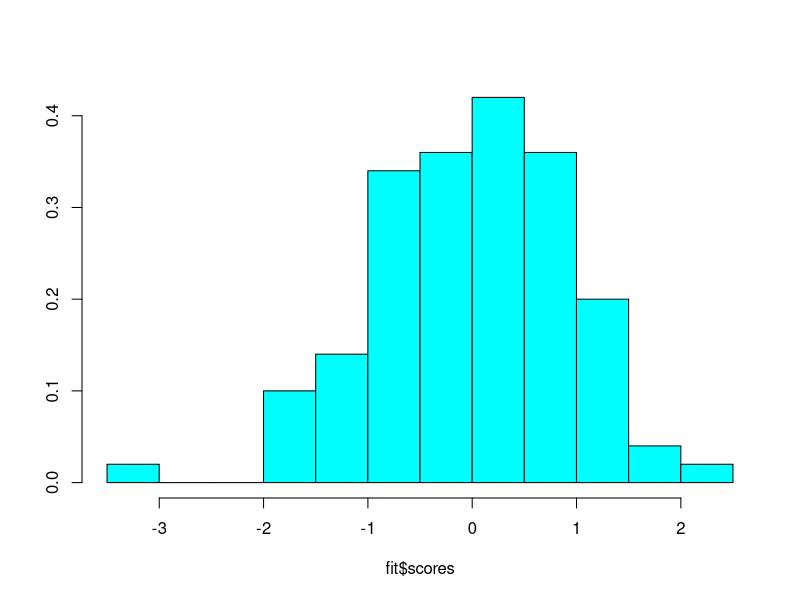
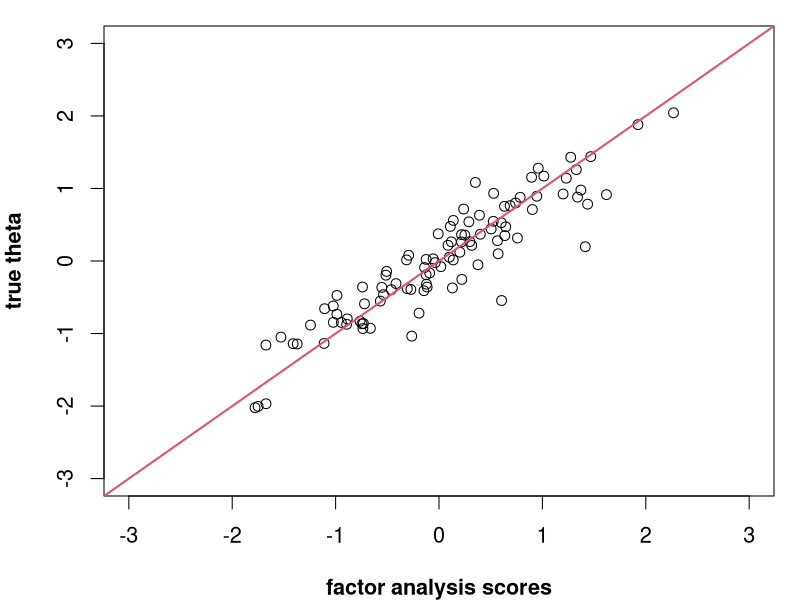
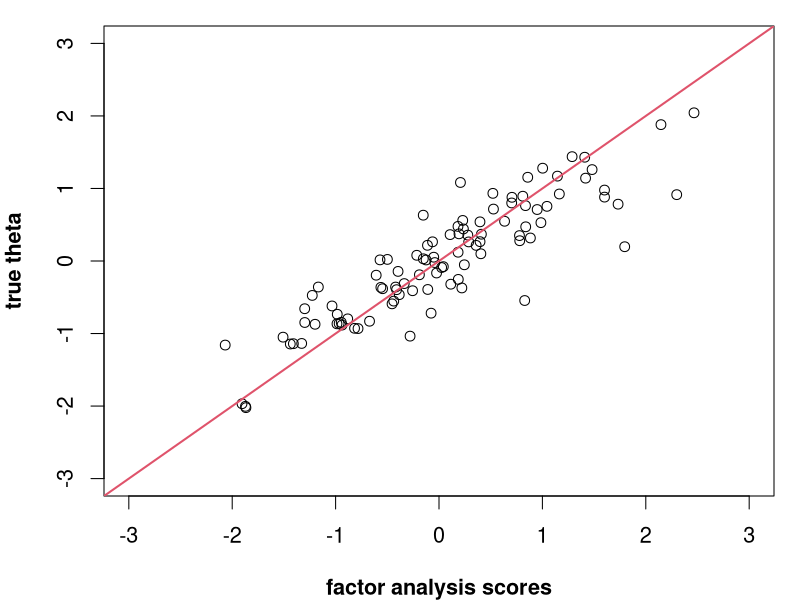
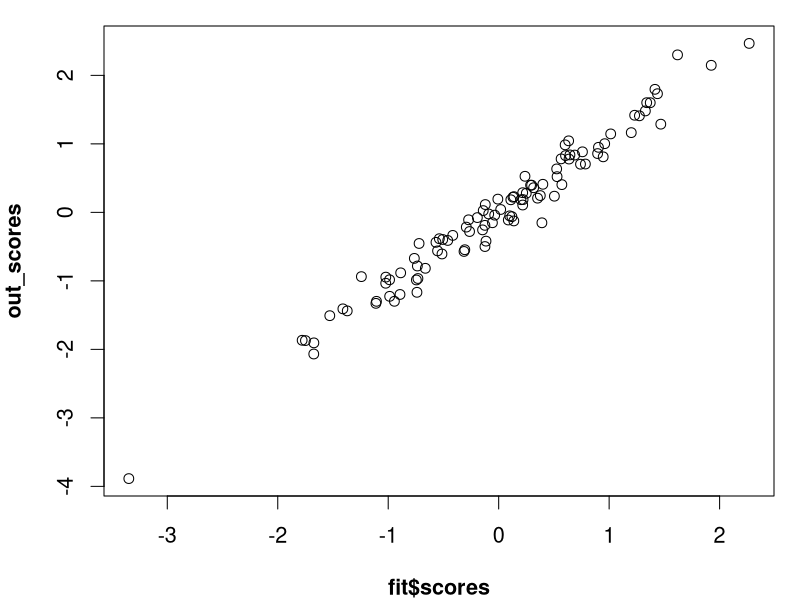
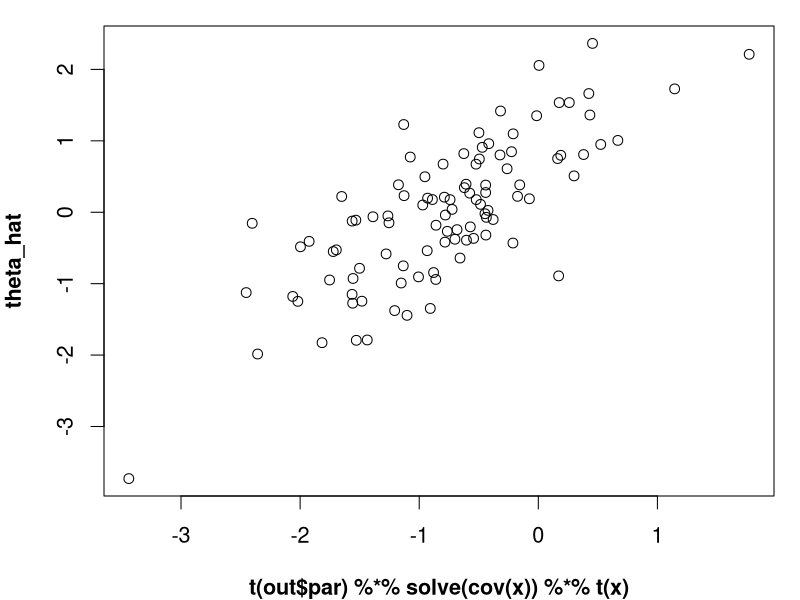
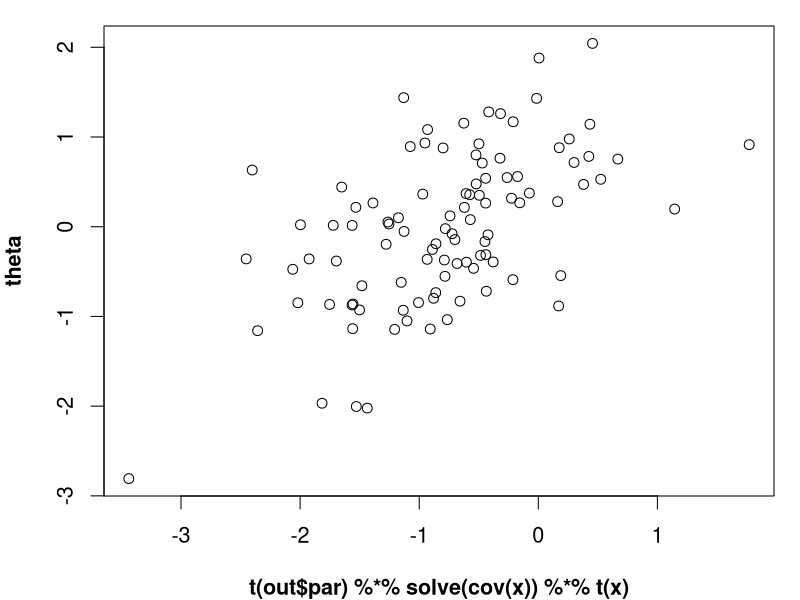
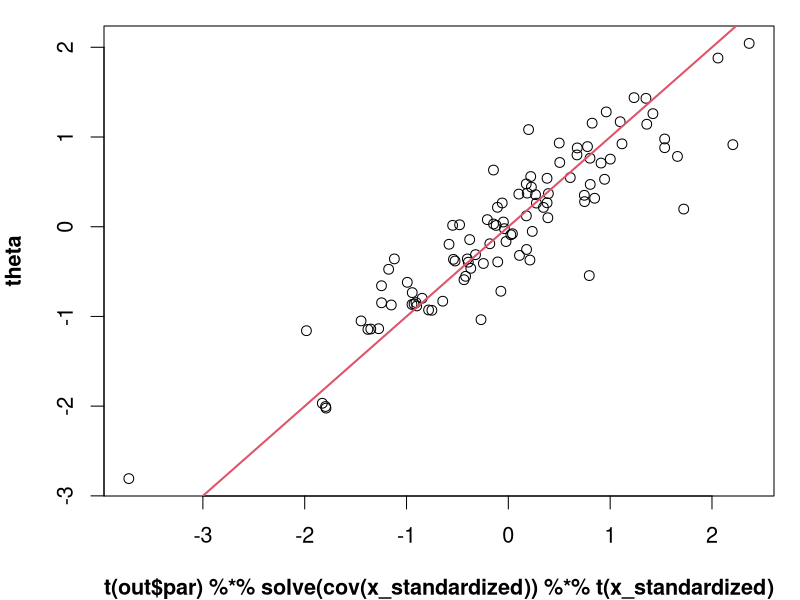
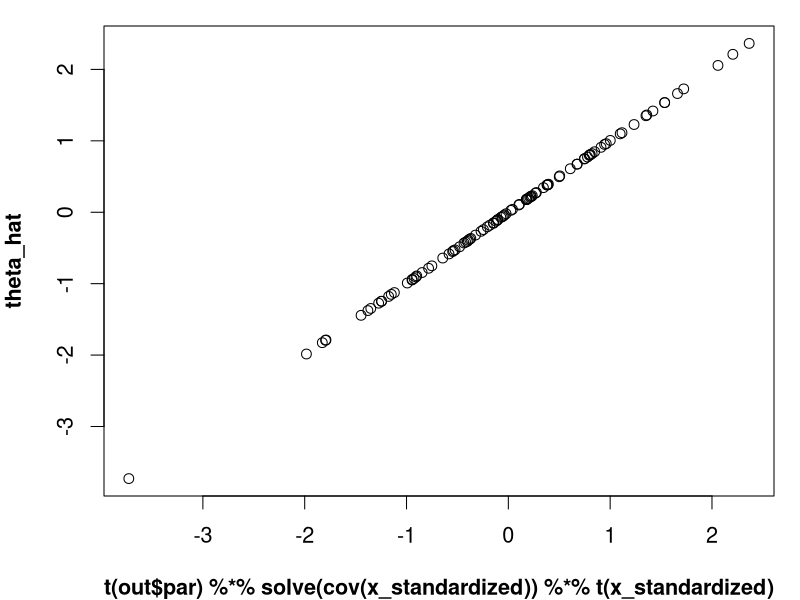

The R source for these figures, in order: (Note: this script raises an error after producing the figures.)
## R_Demo_Measurement_factor_analysis.R file
##########################################################################
## INSTRUCTOR: Christopher Fariss
## COURSE NAME: Programming and Simulation Methods for Computational Social Science (2W)
## University of Essex Summer School 2024
##
## Date: 2024-07-22
##
## Please e-mail me if you find any errors or have and suggestions (either email is fine)
## e-mail: cjf0006@gmail.com
## e-mail: cjfariss@umich.edu
##########################################################################
## Introduction to tutorial:
##
## For a factor a analysis model, there is a latent trait theta_i.
##
## The subscript i = 1,... ,N indicates multiple units. y_ik is the observed value for item k for unit i.
##
## For each observed item alpha_k and \beta_k are also estimated.
##
## alpha_k continues to act as "difficulty" parameters, or threshold that benchmarks how likely an indicator is to be observed relative to the values of the latent trait.
##
## In this formulation, this is analogous to an intercept in a traditional linear regression model.
##
## beta_k, often referred to as the "discrimination" parameters and is the analogue of a slope coefficient in a linear regression.
##
##########################################################################


rm(list=ls())

## load library
library(MASS) # load library with truehist function


n <- 100
theta <- rnorm(n,0,1)

## set parameters for each item
## alpha (the intercept) is the difficulty parameter or base-line probability of 1
## beta (the slope) is the discrimination parameter or the strength of the relationship
## between the estimated latent trait theta and the individual item

## item 1 is the most difficult and least informative item
alpha1 <- -1.000000
beta1 <- 1.000000

## item 2 is of medium difficulty relative to the two other items
## it is also the same level of informativeness as item1
alpha2 <- 0.000000
beta2 <- 1.000000

## item 3 is the least difficult item but is also the most informative
## these statements are each relative to the other items in the model
alpha3 <- 1.000000
beta3 <- 3.000000

## define k as the number of items
k <- 3

## linear terms of the item specific models f() that link the latent trait to the items
x1 <- alpha1 + beta1 * theta + rnorm(n)
x2 <- alpha2 + beta2 * theta + rnorm(n)
x3 <- alpha3 + beta3 * theta + rnorm(n)


## create matrix of observed items
x <- cbind(x1, x2, x3)

## fit linear factor model
fit <- factanal(x, factor=1, scores="regression")

fit

MASS::truehist(fit$scores)

## what are the loadings?
cor(fit$scores, scale(x1))
cor(fit$scores, scale(x2))
cor(fit$scores, scale(x3))

## uniquenesses calculation
sum((fit$scores - scale(x1))^2)
sum((fit$scores - scale(x2))^2)
sum((fit$scores - scale(x3))^2)

## plot true latent variable with posterior mean
par(mar=c(4,4,1,1), font=2, font.lab=2, cex=1.3)
plot(fit$scores, theta, xlim=c(-3,3), ylim=c(-3,3), ylab="true theta", xlab="factor analysis scores")
abline(a=0, b=1, col=2, lwd=2)


D <- nrow(x)
parameters_list <- c(c(1,1,1), runif(D,-1,1))
parameters_list <- c(c(1,1,1), scale(apply(x,1,mean))[,1])

# user defined function passed to optim
factor_analysis_func <- function(par, y, iterate=TRUE){
    
    b <- par[1:3]
    theta <- par[4:length(par)]
    
    theta <- (theta - mean(theta))/sd(theta)
    
    y.hat1 <- b[1]*theta
    y.hat2 <- b[2]*theta
    y.hat3 <- b[3]*theta
    
    #y.hat1 <- (y.hat1-mean(y.hat1))/sd(y.hat1)
    #y.hat2 <- (y.hat2-mean(y.hat2))/sd(y.hat2)
    #y.hat3 <- (y.hat3-mean(y.hat3))/sd(y.hat3)
    
    y[,1] <- (y[,1] - mean(y[,1]))/sd(y[,1])
    y[,2] <- (y[,2] - mean(y[,2]))/sd(y[,2])
    y[,3] <- (y[,3] - mean(y[,3]))/sd(y[,3])
    
    ## sse
    #out <- -sum((y[,1]-y.hat1)^2 + (y[,2]-y.hat2)^2 + (y[,3]-y.hat3)^2)
    
    ## mle
    out <- sum(log(dnorm(y[,1], mean=y.hat1, sd=1)) + log(dnorm(y[,2], mean=y.hat2, sd=1)) + log(dnorm(y[,3], mean=y.hat3, sd=1)))
    
    return(out)
}

out <- optim(par = parameters_list, fn=factor_analysis_func, y=x, method="BFGS", control=list(fnscale = -1), hessian = TRUE)
out
names(out)

out_scores <- out$par[4:length(out$par)]

out$par[1:3]

## plot true latent variable with posterior mean
par(mar=c(4,4,1,1), font=2, font.lab=2, cex=1.3)
plot(out_scores, theta, xlim=c(-3,3), ylim=c(-3,3), ylab="true theta", xlab="factor analysis scores")
abline(a=0, b=1, col=2, lwd=2)

cor(fit$scores, theta) ## base factanal output and the true scores
cor(out_scores, theta) ## my function and the true scores
cor(fit$scores, out_scores) ## base factanal output and my function

plot(fit$scores, out_scores)



# hat f = Λ' Σ^-1 x

cov(x)
cor(x)
solve(cov(x))

loadings <- c(1,1,1)
t(loadings) %*% solve(cov(x)) %*% t(x)

D <- nrow(x)
parameters_list <- c(1,1,1)

# user defined function passed to optim
factor_analysis_func_v2 <- function(par, y, iterate=TRUE){
    
    #a <- par[1:3]
    #b <- par[4:6]
    #theta <- par[7:length(par)]
    y[,1] <- (y[,1] - mean(y[,1]))/sd(y[,1])
    y[,2] <- (y[,2] - mean(y[,2]))/sd(y[,2])
    y[,3] <- (y[,3] - mean(y[,3]))/sd(y[,3])
    
    loadings <- par[1:3]
    theta_hat <<- t(loadings) %*% solve(cov(y)) %*% t(y)
    
    theta_hat <<- (theta_hat - mean(theta_hat))/sd(theta_hat)
    
    y.hat1 <- loadings[1] * theta_hat
    y.hat2 <- loadings[2] * theta_hat
    y.hat3 <- loadings[3] * theta_hat
    
    #y.hat1 <- (y.hat1-mean(y.hat1))/sd(y.hat1)
    #y.hat2 <- (y.hat2-mean(y.hat2))/sd(y.hat2)
    #y.hat3 <- (y.hat3-mean(y.hat3))/sd(y.hat3)
    
    ## sse
    #out <- -sum((y[,1]-y.hat1)^2 + (y[,2]-y.hat2)^2 + (y[,3]-y.hat3)^2)
    
    ## mle
    out <- sum(log(dnorm(y[,1], mean=y.hat1, sd=1)) + log(dnorm(y[,2], mean=y.hat2, sd=1)) + log(dnorm(y[,3], mean=y.hat3, sd=1)))    
    return(out)
}

## optim methods: "Nelder-Mead", "BFGS", "CG", "L-BFGS-B", "SANN",
out <- optim(par = parameters_list, fn=factor_analysis_func_v2, y=x, method="BFGS", control=list(fnscale = -1), hessian = TRUE)
out
names(out)
out$par

theta_hat

## this doesn't work because you need to standardize x
plot(t(out$par) %*% solve(cov(x)) %*% t(x), theta_hat)
plot(t(out$par) %*% solve(cov(x)) %*% t(x), theta)

## this works because we are standardizing x
x_standardized <- scale(x)[,1:3]
plot(t(out$par) %*% solve(cov(x_standardized)) %*% t(x_standardized), theta)
abline(a=0, b=1, col=2, lwd=2)
cor(c(t(out$par) %*% solve(cov(x_standardized)) %*% t(x_standardized)), theta)

## these values should be exactly the same up to some rounding errors (theta_hat was made by the second function)
plot(t(out$par) %*% solve(cov(x_standardized)) %*% t(x_standardized), theta_hat)
cor(c(t(out$par) %*% solve(cov(x_standardized)) %*% t(x_standardized)), c(theta_hat))

cor(fit$scores, theta) ## base factanal output and the true scores
cor(out_scores, theta) ## my function and the true scores
cor(fit$scores, out_scores) ## base factanal output and my function





## using the R help example

## function is not generalized to do this yet

# A little demonstration, v2 is just v1 with noise,
# and same for v4 vs. v3 and v6 vs. v5
# Last four cases are there to add noise
# and introduce a positive manifold (g factor)
v1 <- c(1,1,1,1,1,1,1,1,1,1,3,3,3,3,3,4,5,6)
v2 <- c(1,2,1,1,1,1,2,1,2,1,3,4,3,3,3,4,6,5)
v3 <- c(3,3,3,3,3,1,1,1,1,1,1,1,1,1,1,5,4,6)
v4 <- c(3,3,4,3,3,1,1,2,1,1,1,1,2,1,1,5,6,4)
v5 <- c(1,1,1,1,1,3,3,3,3,3,1,1,1,1,1,6,4,5)
v6 <- c(1,1,1,2,1,3,3,3,4,3,1,1,1,2,1,6,5,4)
m1 <- cbind(v1,v2,v3,v4,v5,v6)
cor(m1)
factanal(m1, factors = 1) # varimax is the default
factanal(m1, factors = 1, rotation = "promax")


out <- optim(par = parameters_list, fn=factor_analysis_func_v2, y=m1, method="BFGS", control=list(fnscale = -1), hessian = TRUE)
out
names(out)
out$par
